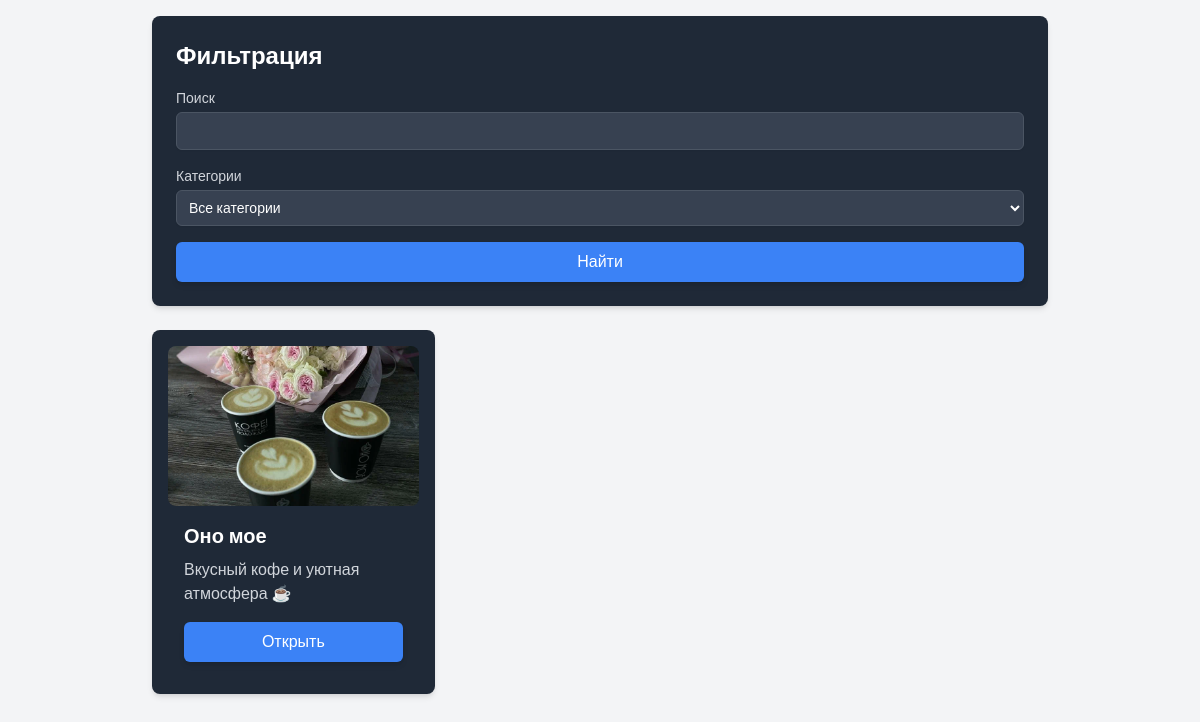
The page /places/ on the database its author committed.
### places/models.py (models this page shows, shortened)
class Place(models.Model):
    name = models.CharField(max_length=100)
    description = models.TextField()
    short_description = models.TextField()
    promotion_image = models.ImageField(upload_to='promotions/', blank=True, null=True)  # Поле для изображения акции
    promotion_text = models.TextField(blank=True, null=True)
    preview_photo = models.ImageField(upload_to='promotions/', blank=True, null=True)

### places/views.py (the view)
# urls.py: path('', place_list, name='place_list'),
def place_list(request):
    places = Place.objects.all()
    return render(request, 'places/place_list.html', {'places': places})

### places/templates/places/place_list.html (shortened to what this page needs)
{% extends 'places/base.html' %}
{%block content%}
 <body class="bg-gray-100 p-4">
  <div class="max-w-4xl mx-auto">
   <div class="bg-gray-800 p-6 rounded-lg shadow-md mb-6">
    <h2 class="text-2xl font-bold mb-4 text-white">
     Фильтрация
    </h2>
    <form class="space-y-4">
     <div>
      <label class="block text-sm font-medium text-gray-300" for="search">
       Поиск
      </label>
      <input class="mt-1 block w-full p-2 border border-gray-600 rounded-md shadow-sm focus:ring-blue-500 focus:border-blue-500 sm:text-sm bg-gray-700 text-white" id="search" name="search" type="text"/>
     </div>
     <div>
      <label class="block text-sm font-medium text-gray-300" for="category">
       Категории
      </label>
      <select class="mt-1 block w-full p-2 border border-gray-600 rounded-md shadow-sm focus:ring-blue-500 focus:border-blue-500 sm:text-sm bg-gray-700 text-white" id="category" name="category">
       <option>
        Все категории
       </option>
      </select>
     </div>
     <button class="w-full bg-blue-500 text-white p-2 rounded-md shadow-md hover:bg-blue-600" type="submit">
      Найти
     </button>
    </form>
   </div>
   <div class="grid grid-cols-1 sm:grid-cols-2 lg:grid-cols-3 gap-6">
    {%for place in places%}
    <a class="bg-gray-800 p-4 rounded-lg shadow-md block hover:bg-gray-700 transition" href="{% url 'place_detail' place.id %}">
     <img alt="Image of a cozy restaurant with wooden tables and ambient lighting" class="w-full h-40 object-cover rounded-t-lg" height="200" src="{{place.preview_photo.url}}" width="300"/>
     <div class="p-4">
      <h3 class="text-xl font-bold mb-2 text-white">
      {{place.name}}
      </h3>
      <p class="text-gray-300">
       {{place.short_description}}
      </p>
      <button class="w-full bg-blue-500 text-white p-2 rounded-md shadow-md hover:bg-blue-600 mt-4" type="button">
       Открыть
      </button>
     </div>
    </a>
    {% endfor %}
   </div>
  </div>
 </body>
{%endblock%}

### places/templates/places/place_list.html (style rules this page uses)
body { font-family: 'Roboto', sans-serif; background-color: #a14646; color: white; }
.rounded-t-lg { border-bottom-left-radius: 0.5rem; border-bottom-right-radius: 0.5rem; }
.h-40 { height: 14rem; }

### rows shown on the page
Place: preview_photo (picture), name "Оно мое", short_description "Вкусный кофе и уютная атмосфера ☕️"
